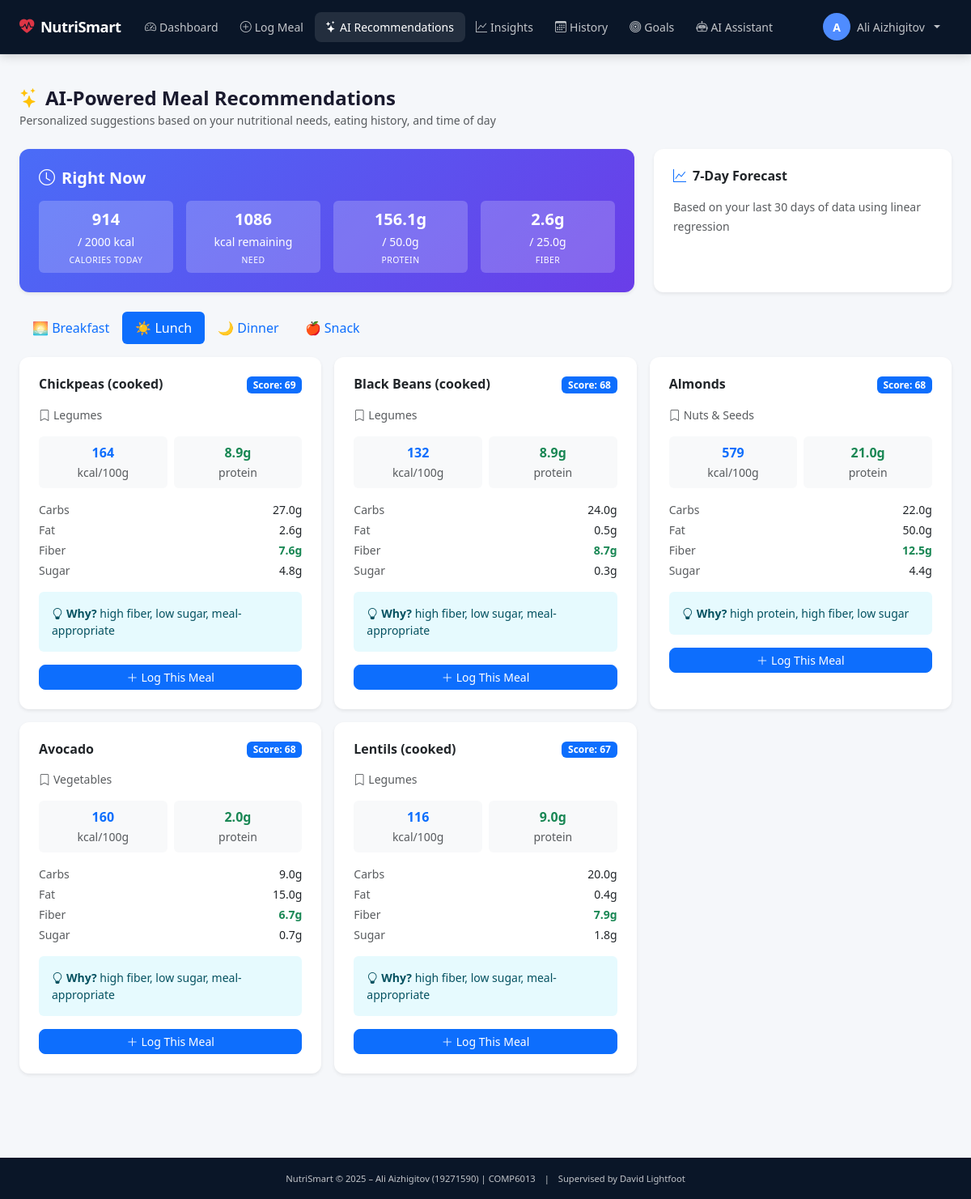
The app's page /ai-recommendations (signed in) with its own data.
### tables this page shows
CREATE TABLE users (
                id          INTEGER PRIMARY KEY AUTOINCREMENT,
                username    TEXT    NOT NULL UNIQUE,
                email       TEXT    NOT NULL UNIQUE,
                password_hash TEXT  NOT NULL,
                full_name   TEXT,
                age         INTEGER,
                weight_kg   REAL,
                height_cm   REAL,
                gender      TEXT    CHECK(gender IN ('male','female','other')),
                activity_level TEXT DEFAULT 'moderate'
                                    CHECK(activity_level IN ('sedentary','light','moderate','active','very_active')),
                created_at  TEXT    DEFAULT (datetime('now'))
            );

CREATE TABLE goals (
                id              INTEGER PRIMARY KEY AUTOINCREMENT,
                user_id         INTEGER NOT NULL REFERENCES users(id) ON DELETE CASCADE,
                calories_target INTEGER DEFAULT 2000,
                protein_target  REAL    DEFAULT 50,
                carbs_target    REAL    DEFAULT 250,
                fat_target      REAL    DEFAULT 70,
                sugar_limit     REAL    DEFAULT 50,
                sodium_limit    REAL    DEFAULT 2300,
                fiber_target    REAL    DEFAULT 25,
                water_target_ml INTEGER DEFAULT 2000,
                updated_at      TEXT    DEFAULT (datetime('now'))
            );

### app.py (the view)
@app.route('/ai-recommendations')
@login_required
def ai_recommendations():
    user_id   = session['user_id']
    today_str = date.today().isoformat()
    goals     = db.get_goals(user_id)
    totals    = db.get_daily_totals(user_id, today_str)
    hour = datetime.now().hour
    if hour >= 5 and hour < 11:
        meal_type = 'breakfast'
    elif hour >= 11 and hour < 15:
        meal_type = 'lunch'
    elif hour >= 17 and hour < 21:
        meal_type = 'dinner'
    else:
        meal_type = 'snack'
    recommendations = {
        'breakfast': meal_recommender.get_recommendations(user_id, totals, goals, 'breakfast', 5),
        'lunch': meal_recommender.get_recommendations(user_id, totals, goals, 'lunch', 5),
        'dinner': meal_recommender.get_recommendations(user_id, totals, goals, 'dinner', 5),
        'snack': meal_recommender.get_recommendations(user_id, totals, goals, 'snack', 5),
    }
    predictions = {
        'calories': predict_weekly_trend(user_id, 'calories'),
        'protein': predict_weekly_trend(user_id, 'protein_g'),
        'sugar': predict_weekly_trend(user_id, 'sugar_g'),
    }
    return render_template(
        'ai_recommendations.html',
        recommendations=recommendations,
        current_meal_type=meal_type,
        totals=totals,
        goals=goals,
        predictions=predictions,
    )

### templates/ai_recommendations.html (shortened to what this page needs)
{% extends 'base.html' %}
{% block content %}
<div class="container-fluid px-4 py-4">
    <div class="mb-4">
        <h4 class="fw-bold mb-0">
            <i class="bi bi-stars me-2 text-warning"></i>AI-Powered Meal Recommendations
        </h4>
        <small class="text-muted">Personalized suggestions based on your nutritional needs, eating history, and time of day</small>
    </div>
    <div class="row mb-4">
        <div class="col-lg-8">
            <div class="card border-0 shadow-sm ns-gradient-card">
                <div class="card-body p-4">
                    <div>
                        <h5 class="fw-bold mb-3"><i class="bi bi-clock me-2"></i>Right Now</h5>
                        <div class="row g-3">
                            <div class="col-md-3">
                                <div class="bg-white bg-opacity-25 rounded p-2 text-center">
                                    <div class="fw-bold fs-5">{{ totals.calories|round|int }}</div>
                                    <small>/ {{ goals.calories_target }} kcal</small>
                                    <div class="text-uppercase mt-1" style="font-size:.65rem;letter-spacing:.05em;">Calories Today</div>
                                </div>
                            </div>
                            <div class="col-md-3">
                                <div class="bg-white bg-opacity-25 rounded p-2 text-center">
                                    <div class="fw-bold fs-5">{{ (goals.calories_target - totals.calories)|round|int }}</div>
                                    <small>kcal remaining</small>
                                    <div class="text-uppercase mt-1" style="font-size:.65rem;letter-spacing:.05em;">Need</div>
                                </div>
                            </div>
                            <div class="col-md-3">
                                <div class="bg-white bg-opacity-25 rounded p-2 text-center">
                                    <div class="fw-bold fs-5">{{ totals.protein_g|round(1) }}g</div>
                                    <small>/ {{ goals.protein_target }}g</small>
                                    <div class="text-uppercase mt-1" style="font-size:.65rem;letter-spacing:.05em;">Protein</div>
                                </div>
                            </div>
                            <div class="col-md-3">
                                <div class="bg-white bg-opacity-25 rounded p-2 text-center">
                                    <div class="fw-bold fs-5">{{ totals.fiber_g|round(1) }}g</div>
                                    <small>/ {{ goals.fiber_target }}g</small>
                                    <div class="text-uppercase mt-1" style="font-size:.65rem;letter-spacing:.05em;">Fiber</div>
                                </div>
                            </div>
                        </div>
                    </div>
                </div>
            </div>
        </div>
        <div class="col-lg-4">
            <div class="card border-0 shadow-sm h-100">
                <div class="card-body p-4">
                    <h6 class="fw-semibold mb-3"><i class="bi bi-graph-up me-2 text-primary"></i>7-Day Forecast</h6>
                    <small class="text-muted">Based on your last 30 days of data using linear regression</small>
                </div>
            </div>
        </div>
    </div>
    <ul class="nav nav-pills mb-3" id="mealTypeTab" role="tablist">
        {% for type in ['breakfast', 'lunch', 'dinner', 'snack'] %}
        <li class="nav-item" role="presentation">
            <button class="nav-link {% if type == current_meal_type %}active{% endif %}"
                    id="{{ type }}-tab" data-bs-toggle="pill" data-bs-target="#{{ type }}"
                    type="button" role="tab">
                {% if type == 'breakfast' %}🌅 Breakfast
                {% elif type == 'lunch' %}☀️ Lunch
                {% elif type == 'dinner' %}🌙 Dinner
                {% else %}🍎 Snack{% endif %}
            </button>
        </li>
        {% endfor %}
    </ul>
    <div class="tab-content" id="mealTypeTabContent">
        {% for meal_type, recs in recommendations.items() %}
        <div class="tab-pane fade {% if meal_type == current_meal_type %}show active{% endif %}"
             id="{{ meal_type }}" role="tabpanel">
            {% if recs %}
            <div class="row g-3">
                {% for rec in recs %}
                <div class="col-md-6 col-lg-4">
                    <div class="card border-0 shadow-sm h-100 ns-recommendation-card">
                        <div class="card-body p-4">
                            <div class="d-flex justify-content-between align-items-start mb-3">
                                <h6 class="fw-bold mb-0">{{ rec.food.name }}</h6>
                                <span class="badge bg-primary">Score: {{ rec.score|round|int }}</span>
                            </div>
                            <p class="text-muted small mb-3">
                                <i class="bi bi-bookmark me-1"></i>{{ rec.food.category or 'General' }}
                            </p>
                            <div class="row g-2 mb-3">
                                <div class="col-6">
                                    <div class="bg-light rounded p-2 text-center">
                                        <div class="fw-bold text-primary">{{ rec.food.calories_per_100g|round|int }}</div>
                                        <small class="text-muted">kcal/100g</small>
                                    </div>
                                </div>
                                <div class="col-6">
                                    <div class="bg-light rounded p-2 text-center">
                                        <div class="fw-bold text-success">{{ rec.food.protein_per_100g|round(1) }}g</div>
                                        <small class="text-muted">protein</small>
                                    </div>
                                </div>
                            </div>
                            <div class="mb-3 small">
                                <div class="d-flex justify-content-between mb-1">
                                    <span class="text-muted">Carbs</span>
                                    <span>{{ rec.food.carbs_per_100g|round(1) }}g</span>
                                </div>
                                <div class="d-flex justify-content-between mb-1">
                                    <span class="text-muted">Fat</span>
                                    <span>{{ rec.food.fat_per_100g|round(1) }}g</span>
                                </div>
                                <div class="d-flex justify-content-between mb-1">
                                    <span class="text-muted">Fiber</span>
                                    <span class="text-success fw-semibold">{{ rec.food.fiber_per_100g|round(1) }}g</span>
                                </div>
                                <div class="d-flex justify-content-between">
                                    <span class="text-muted">Sugar</span>
                                    <span class="{% if rec.food.sugar_per_100g > 10 %}text-warning{% endif %}">
                                        {{ rec.food.sugar_per_100g|round(1) }}g
                                    </span>
                                </div>
                            </div>
                            <div class="alert alert-info bg-info bg-opacity-10 border-0 mb-3 small">
                                <i class="bi bi-lightbulb me-1"></i><strong>Why?</strong> {{ rec.reason }}
                            </div>
                            <a href="{{ url_for('log_meal') }}" class="btn btn-primary btn-sm w-100">
                                <i class="bi bi-plus-lg me-1"></i>Log This Meal
                            </a>
                        </div>
                    </div>
                </div>
                {% endfor %}
            </div>
            {% else %}
            <div class="text-center py-5 text-muted">
                <i class="bi bi-inbox display-3"></i>
                <p class="mt-3">No recommendations available yet. Log more meals to train the AI!</p>
            </div>
            {% endif %}
        </div>
        {% endfor %}
    </div>
</div>
{% endblock %}

### templates/base.html (shortened to what this page needs)
<!DOCTYPE html>
<html lang="en" data-bs-theme="light">
<head>
    <link href="https://cdn.jsdelivr.net/npm/bootstrap@5.3.2/dist/css/bootstrap.min.css" rel="stylesheet">
    <link rel="stylesheet" href="https://cdn.jsdelivr.net/npm/bootstrap-icons@1.11.3/font/bootstrap-icons.min.css">
    <link rel="stylesheet" href="{{ url_for('static', filename='css/style.css') }}">
</head>
<body>
{% if user %}
<nav class="navbar navbar-expand-lg navbar-dark ns-navbar sticky-top">
    <div class="container-fluid px-4">
        <a class="navbar-brand fw-bold" href="{{ url_for('dashboard') }}">
            <i class="bi bi-heart-pulse-fill me-2 text-danger"></i>NutriSmart
        </a>
        <div class="collapse navbar-collapse" id="mainNav">
            <ul class="navbar-nav me-auto mb-2 mb-lg-0">
                <li class="nav-item">
                    <a class="nav-link {% if request.endpoint == 'dashboard' %}active{% endif %}"
                       href="{{ url_for('dashboard') }}">
                        <i class="bi bi-speedometer2 me-1"></i>Dashboard
                    </a>
                </li>
                <li class="nav-item">
                    <a class="nav-link {% if request.endpoint == 'log_meal' %}active{% endif %}"
                       href="{{ url_for('log_meal') }}">
                        <i class="bi bi-plus-circle me-1"></i>Log Meal
                    </a>
                </li>
                <li class="nav-item">
                    <a class="nav-link {% if request.endpoint == 'ai_recommendations' %}active{% endif %}"
                       href="{{ url_for('ai_recommendations') }}">
                        <i class="bi bi-stars me-1"></i>AI Recommendations
                    </a>
                </li>
                <li class="nav-item">
                    <a class="nav-link {% if request.endpoint == 'insights' %}active{% endif %}"
                       href="{{ url_for('insights') }}">
                        <i class="bi bi-graph-up me-1"></i>Insights
                    </a>
                </li>
                <li class="nav-item">
                    <a class="nav-link {% if request.endpoint == 'history' %}active{% endif %}"
                       href="{{ url_for('history') }}">
                        <i class="bi bi-calendar3 me-1"></i>History
                    </a>
                </li>
                <li class="nav-item">
                    <a class="nav-link {% if request.endpoint == 'goals' %}active{% endif %}"
                       href="{{ url_for('goals') }}">
                        <i class="bi bi-bullseye me-1"></i>Goals
                    </a>
                </li>
                <li class="nav-item">
                    <a class="nav-link {% if request.endpoint == 'ai_chat' %}active{% endif %}"
                       href="{{ url_for('ai_chat') }}">
                        <i class="bi bi-robot me-1"></i>AI Assistant
                    </a>
                </li>
            </ul>
            <div class="navbar-nav">
                <div class="nav-item dropdown">
                    <a class="nav-link dropdown-toggle d-flex align-items-center gap-2" href="#"
                       data-bs-toggle="dropdown">
                        <div class="ns-avatar">{{ (user.full_name or user.username)[0].upper() }}</div>
                        <span class="d-none d-lg-inline">{{ user.full_name or user.username }}</span>
                    </a>
                </div>
            </div>
        </div>
    </div>
</nav>
{% endif %}
<main class="{% if user %}ns-main{% endif %}">
    {% block content %}{% endblock %}
</main>
<footer class="ns-footer text-center py-3 mt-5">
    <small>
        NutriSmart &copy; 2025 – Ali Aizhigitov (19271590) | COMP6013
        <span class="mx-2">|</span>
        Supervised by David Lightfoot
    </small>
</footer>
</body>
</html>

### records on screen
users: full_name "A", full_name "Ali Aizhigitov"
goals: calories_target "2000", (goals.calories_target-totals.calories)|round|int "1086", protein_target "50.0", fiber_target "25.0"

### other values on screen
{{ totals.calories|round|int }} "914"
{{ totals.protein_g|round(1) }} "156.1"
{{ totals.fiber_g|round(1) }} "2.6"
{{ rec.food.name }} "Chickpeas (cooked)" "Black Beans (cooked)" "Almonds" "Avocado" "Lentils (cooked)"
{{ rec.score|round|int }} "69" "68" "68" "68" "67"
{{ rec.food.category or 'General' }} "Legumes" "Legumes" "Nuts & Seeds" "Vegetables" "Legumes"
{{ rec.food.calories_per_100g|round|int }} "164" "132" "579" "160" "116"
{{ rec.food.protein_per_100g|round(1) }} "8.9" "8.9" "21.0" "2.0" "9.0"
{{ rec.food.carbs_per_100g|round(1) }} "27.0" "24.0" "22.0" "9.0" "20.0"
{{ rec.food.fat_per_100g|round(1) }} "2.6" "0.5" "50.0" "15.0" "0.4"
{{ rec.food.fiber_per_100g|round(1) }} "7.6" "8.7" "12.5" "6.7" "7.9"
{{ rec.food.sugar_per_100g|round(1) }} "4.8" "0.3" "4.4" "0.7" "1.8"
{{ rec.reason }} "high fiber, low sugar, meal-appropriate" "high fiber, low sugar, meal-appropriate" "high protein, high fiber, low sugar" "high fiber, low sugar, meal-appropriate" "high fiber, low sugar, meal-appropriate"
